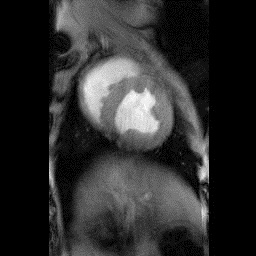
#> input picture heart.jpg, 256 x 256 px
$ jupyter execute yizjia_577fq4.ipynb
#> lines starting #> are read from the running program, lines starting #| are printed output that depends on the picture
[cell 1]
import numpy as np
import cv2 as cv
from PIL import Image
from matplotlib import pyplot as plt

[cell 2]
def draw_keypoints(img, kp):
    img_kp = cv.drawKeypoints(img, kp, None, color=(255, 0, 0), flags=0)
    return img_kp

# Load the image
img = Image.open('heart.jpg')
#> img is the input picture: PIL image 256x256 RGB; min 0, max 255, mean 45.4

# Rotate the image
img_rotated = img.rotate(15, expand=True)
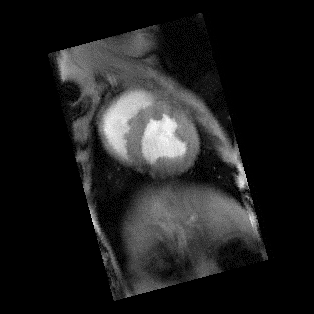
#> img_rotated: PIL image 314x314 RGB; min 0, max 255, mean 30.2

# Save the rotated image
img_rotated.save('heart.15.jpg')

# Convert PIL images to OpenCV images (numpy arrays)
img = np.array(img)
img_rotated = np.array(img_rotated)

# Convert to grayscale for feature detection
img_gray = cv.cvtColor(img, cv.COLOR_BGR2GRAY)
img_rotated_gray = cv.cvtColor(img_rotated, cv.COLOR_BGR2GRAY)

# Initiate ORB detector
orb = cv.ORB_create()

# Find the keypoints with ORB
key_pt1 = orb.detect(img_gray, None)
#> key_pt1 = 382 keypoints; strongest (x, y, size): (202, 177, 44.6), (202, 178, 37.2), (200, 179, 31), (204, 183, 44.6)
key_pt2 = orb.detect(img_rotated_gray, None)
#> key_pt2 = 465 keypoints; strongest (x, y, size): (241, 182, 64.3), (242, 183, 53.6), (245, 185, 37.2), (240, 186, 44.6)

# Compute the descriptors with ORB
key_pt1, des1 = orb.compute(img_gray, key_pt1)
key_pt2, des2 = orb.compute(img_rotated_gray, key_pt2)

# Draw keypoints
img_key_pt1 = draw_keypoints(img_gray, key_pt1)
#> in draw_keypoints, `img_kp = cv.drawKeypoints(img, kp, None, color=(255, 0, 0), flags=0)`:
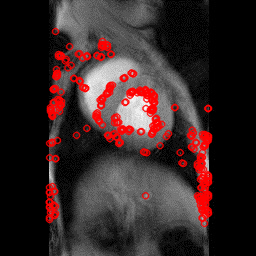
#> img_kp: shape (256, 256, 3); mean of channels 0, 1, 2 55.8, 38.5, 38.5; drawn as R, G, B
img_key_pt2 = draw_keypoints(img_rotated_gray, key_pt2)
#> in draw_keypoints (call 2), `img_kp = cv.drawKeypoints(img, kp, None, color=(255, 0, 0), flags=0)`:
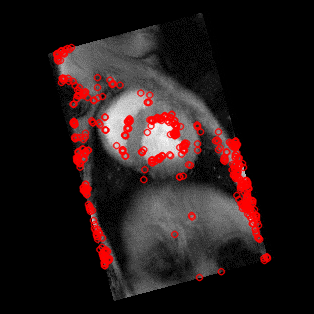
#> img_kp: shape (314, 314, 3); mean of channels 0, 1, 2 38.5, 25.2, 25.2; drawn as R, G, B

# Display original image and rotated image with keypoints
plt.figure()
plt.subplot(121)
plt.imshow(img_key_pt1, cmap='gray')
plt.title('Original Image')
plt.axis('off')

plt.subplot(122)
plt.imshow(img_key_pt2, cmap='gray')
plt.title('Rotated Image')
plt.axis('off')
plt.show()
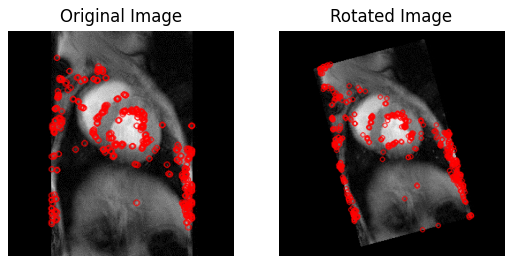
#> figure drawn by matplotlib, 2 panels
